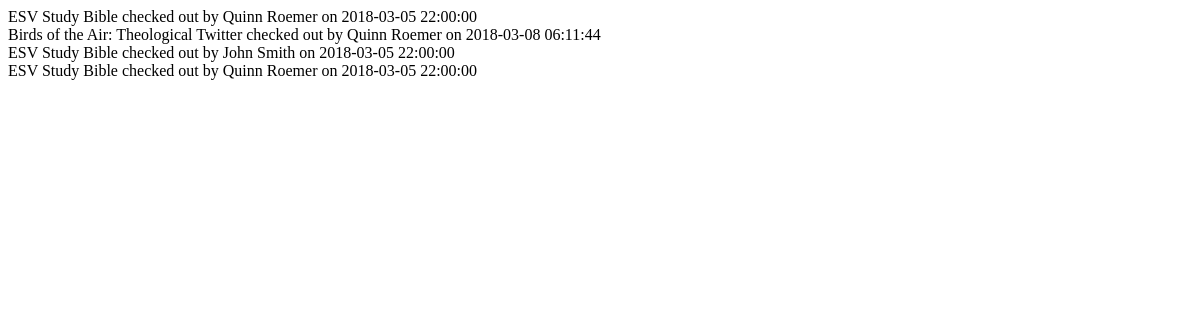
The page /admin/checkedout.php on the database as committed earlier.
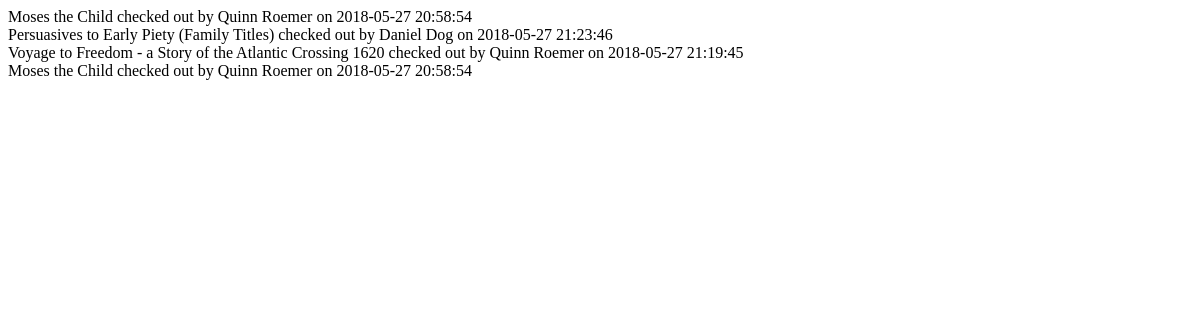
The same page on the database as committed later.
### tables this page shows
CREATE TABLE `transaction_log` (
  `id` int(11) NOT NULL,
  `resource_id` varchar(20) NOT NULL,
  `type` int(11) NOT NULL,
  `users_id` int(11) NOT NULL,
  `timestamp` datetime NOT NULL
);

CREATE TABLE `resource` (
  `id` int(11) NOT NULL,
  `resource_id` varchar(20) NOT NULL,
  `title` varchar(255) DEFAULT NULL,
  `description` varchar(1024) DEFAULT NULL,
  `publisher` varchar(45) DEFAULT NULL,
  `publish_date` varchar(45) DEFAULT NULL,
  `page_count` int(11) DEFAULT NULL,
  `timestamp` varchar(45) NOT NULL
);

CREATE TABLE `users` (
  `id` int(11) NOT NULL,
  `firstname` varchar(24) NOT NULL,
  `lastname` varchar(24) NOT NULL,
  `email` varchar(48) NOT NULL
);

### admin/checkedout.php (the view, shortened to what this page needs)
<!DOCTYPE html>
<html>
<head>
</head>
<body>
	<?php
		include_once 'dbh.php';
		$sql = "SELECT * FROM transaction_log JOIN users ON users.id = transaction_log.users_id JOIN resource ON resource.id = transaction_log.resource_id;";
		$result = mysqli_query($conn, $sql);
		$resultCheck = mysqli_num_rows($result);
		if ($resultCheck > 0)
		{
    		while($row = mysqli_fetch_assoc($result))
    		{
     	  		echo $row['title'] . " checked out by " . $row['firstname'] . " " . $row['lastname'] . " on " . $row['timestamp'] . "<br>";
   			}
		}
		else
		{
   			echo "0 results";
		}
	?>
</body>
</html>

Rows that differ between the two databases and show on the page:
removed transaction_log: resource.title "ESV Study Bible", users.firstname "Quinn", users.lastname "Roemer", resource.timestamp "2018-03-05 22:00:00"
removed transaction_log: resource.title "Birds of the Air: Theological Twitter", users.firstname "Quinn", users.lastname "Roemer", resource.timestamp "2018-03-08 06:11:44"
removed transaction_log: resource.title "ESV Study Bible", users.firstname "John", users.lastname "Smith", resource.timestamp "2018-03-05 22:00:00"
removed transaction_log: resource.title "ESV Study Bible", users.firstname "Quinn", users.lastname "Roemer", resource.timestamp "2018-03-05 22:00:00"
added transaction_log: resource.title "Moses the Child", users.firstname "Quinn", users.lastname "Roemer", resource.timestamp "2018-05-27 20:58:54"
added transaction_log: resource.title "Persuasives to Early Piety (Family Titles)", users.firstname "Daniel", users.lastname "Dog", resource.timestamp "2018-05-27 21:23:46"
added transaction_log: resource.title "Voyage to Freedom - a Story of the Atlantic Crossing 1620", users.firstname "Quinn", users.lastname "Roemer", resource.timestamp "2018-05-27 21:19:45"
added transaction_log: resource.title "Moses the Child", users.firstname "Quinn", users.lastname "Roemer", resource.timestamp "2018-05-27 20:58:54"
